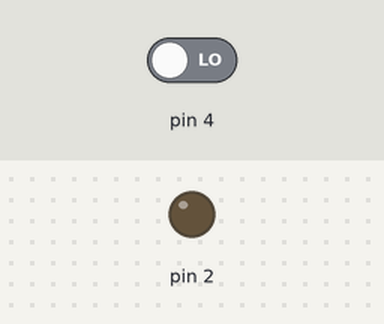
Bench run of a sketch on a simulated Arduino Uno, built with avr-gcc and run on an emulated ATmega328P. Shown: output pins drawn as LEDs (lit = HIGH). Inputs (shaded band) come from the test bench; at power-on: pin 4 LOW.

Above: at 1.2 s.
1.3 s: pin 4 driven HIGH
At 2.5 s:
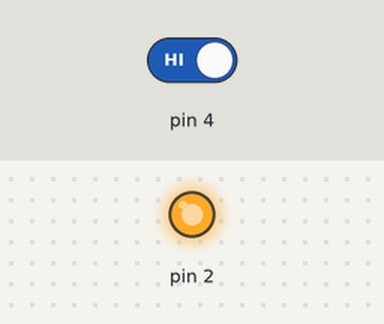
2.8 s: pin 4 driven LOW
At 3.8 s:
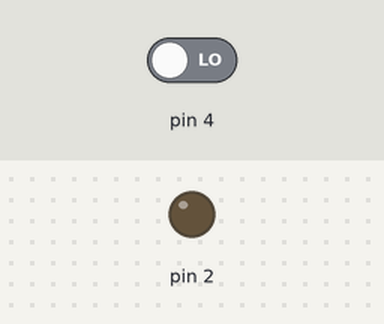
Timing chart, 0 to 5.8 s (numbered marks = the images above; inputs shaded):
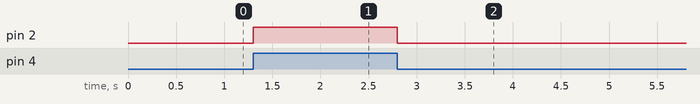

Measured:
- after the input at 1.3 s, pin 2: LOW → HIGH at once
- after the input at 2.8 s, pin 2: HIGH → LOW at once

The sketch:

Touch.ino
```cpp
int buttonState = 0;

void setup() {  // initialize digital pin 2 as an output.
   pinMode(2, OUTPUT);
   pinMode(4, INPUT);
}

void loop() {
  buttonState = digitalRead(4);
  if(buttonState == HIGH)
  {
      digitalWrite(2, HIGH);
  }
  else
  {
      digitalWrite(2, LOW);
  }
}
```
